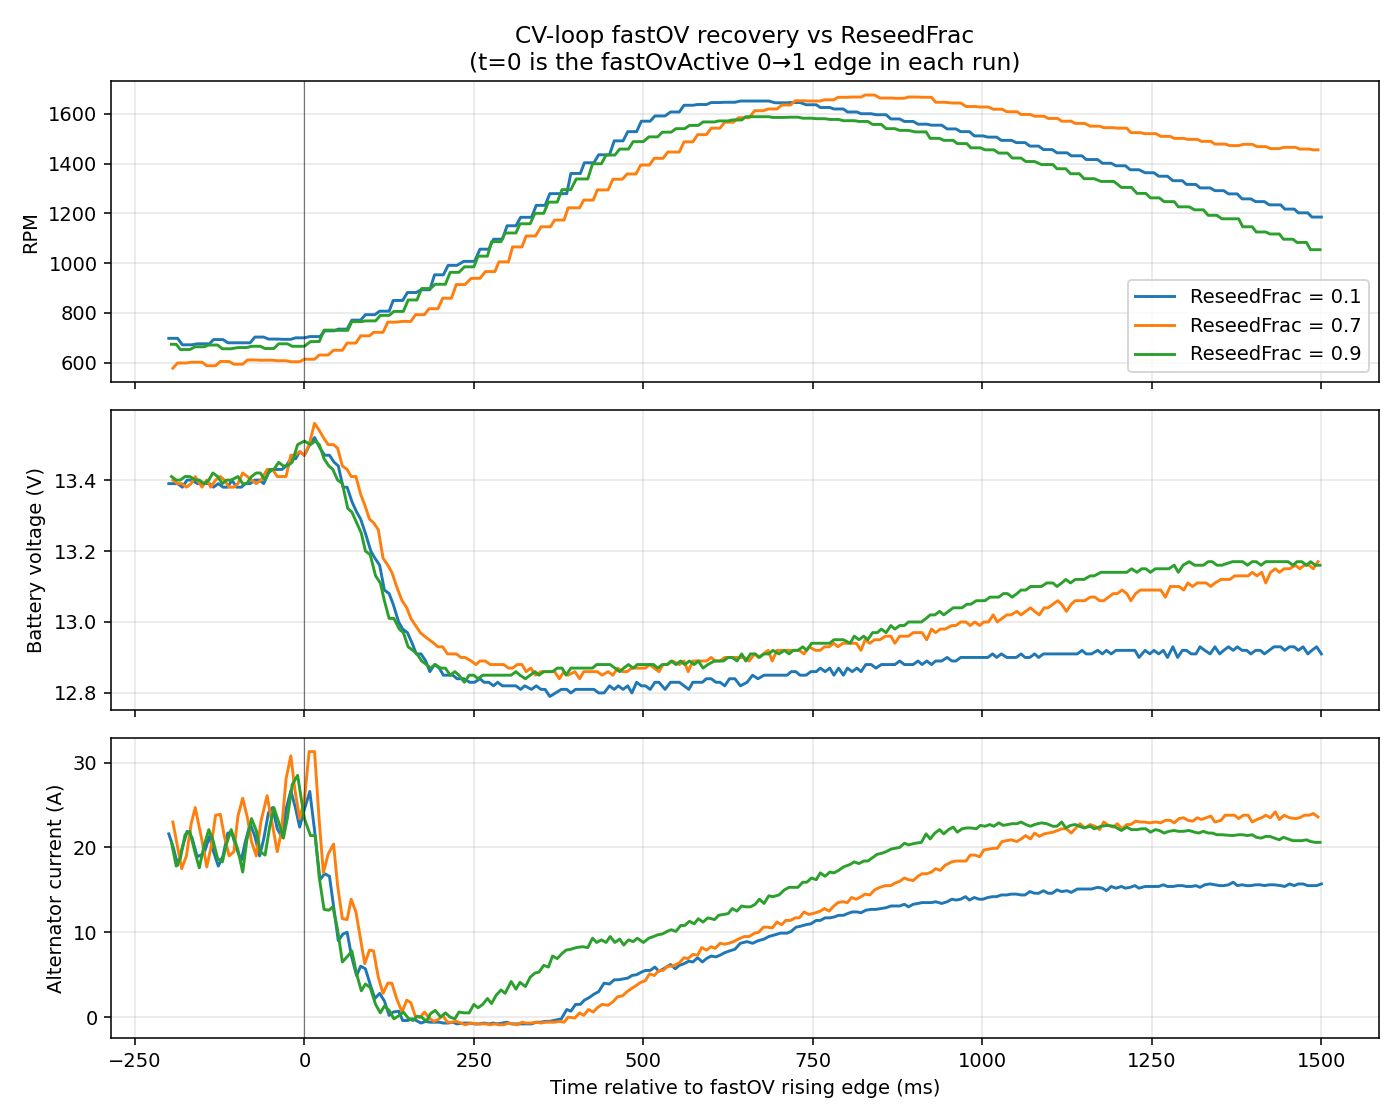

This figure's Python source:
"""
Compare CV-loop fastOV recovery across runs with different ReseedFrac values.

Aligns each file by the rising edge of fastOvActive (t=0 = first sample where
fastOvActive goes 0 -> 1) and plots RPM, battery voltage, and alternator
current vs time for each run on shared time axes.

Also prints the observed reseed ratio per file (post-release cv_I / pre-event cv_I)
so the label you assign matches what the data actually shows. Useful when the
shipped firmware default changes and old captures might not be what the filename suggests.

Run:
    cd /Users/joeceo/Documents/Arduino/Xregulator && \
    "$HOME/Documents/Xeng_Python_Venvs/tk/bin/python" \
    "Python Post Processing Scripts/plot_reseed_compare.py"

Edit FILES below to add/remove runs or change labels.
"""

import csv
from pathlib import Path
import matplotlib.pyplot as plt

# ---------------------------------------------------------------------------
# Edit this list. Each entry is (path, label). The script will verify the
# observed reseed ratio matches the label and warn if it does not.
# ---------------------------------------------------------------------------
FILES = [
    ("/Users/joeceo/Downloads/cvlog_20260523_1313_1.5s_6s.csv", "ReseedFrac = 0.1"),
    ("/Users/joeceo/Downloads/FinalsMahbeidle_1s_10s.csv",      "ReseedFrac = 0.7"),
    ("/Users/joeceo/Downloads/Point9_4s_10s.csv",                "ReseedFrac = 0.9"),
]

# Plot window in milliseconds relative to fastOvActive rising edge.
T_PRE_MS  = 200    # how far before the trip to show
T_POST_MS = 1500   # how far after the trip to show


# CSV column indices (0-based). Schema is fixed for cvlog-style output.
COL_T_S       = 0
COL_BATTV     = 1
COL_CV_I      = 7
COL_IMEAS     = 11
COL_FAST_OV   = 13
COL_RPM       = 17


def load_run(path):
    """Read a cvlog CSV and return a dict of parallel lists."""
    t, battV, iMeas, rpm, cv_I, fastOv = [], [], [], [], [], []
    with open(path, newline="") as f:
        for row in csv.reader(f):
            if not row or row[0].startswith("#") or row[0] == "t_s":
                continue
            try:
                t.append(float(row[COL_T_S]))
                battV.append(float(row[COL_BATTV]))
                iMeas.append(float(row[COL_IMEAS]))
                rpm.append(float(row[COL_RPM]))
                cv_I.append(float(row[COL_CV_I]))
                fastOv.append(int(row[COL_FAST_OV]))
            except (ValueError, IndexError):
                continue
    return dict(t=t, battV=battV, iMeas=iMeas, rpm=rpm, cv_I=cv_I, fastOv=fastOv)


def find_event_index(fastOv):
    """First index where fastOvActive goes 0 -> 1. None if no event."""
    for i in range(1, len(fastOv)):
        if fastOv[i] == 1 and fastOv[i - 1] == 0:
            return i
    return None


def find_release_index(fastOv, start):
    """First index >= start where fastOvActive is 0 again."""
    for i in range(start, len(fastOv)):
        if fastOv[i] == 0:
            return i
    return None


def observed_seed_ratio(run, evt_idx):
    """Pre-event cv_I = sample immediately before the trip.
    Post-release cv_I = first sample after fastOv returns to 0.
    Ratio = post / pre.
    """
    pre = run["cv_I"][evt_idx - 1] if evt_idx > 0 else float("nan")
    rel_idx = find_release_index(run["fastOv"], evt_idx)
    post = run["cv_I"][rel_idx] if rel_idx is not None else float("nan")
    ratio = post / pre if pre > 0 else float("nan")
    return pre, post, ratio


def align_and_window(run, evt_idx):
    """Return a sub-run with t in milliseconds relative to event index,
    windowed to [-T_PRE_MS, +T_POST_MS]."""
    t0 = run["t"][evt_idx]
    t_ms = [(t - t0) * 1000.0 for t in run["t"]]
    out = {k: [] for k in run}
    out["t_ms"] = []
    for i, tm in enumerate(t_ms):
        if -T_PRE_MS <= tm <= T_POST_MS:
            out["t_ms"].append(tm)
            for k in ("battV", "iMeas", "rpm", "cv_I", "fastOv"):
                out[k].append(run[k][i])
    return out


def main():
    runs = []
    print("=" * 78)
    print(f"{'file':40s} {'pre cv_I':>10s} {'post cv_I':>10s} {'ratio':>8s}")
    print("-" * 78)
    for path, label in FILES:
        run = load_run(path)
        evt = find_event_index(run["fastOv"])
        if evt is None:
            print(f"{Path(path).name:40s}  (no fastOvActive rising edge found — skipped)")
            continue
        pre, post, ratio = observed_seed_ratio(run, evt)
        windowed = align_and_window(run, evt)
        runs.append((label, windowed, ratio))
        print(f"{Path(path).name:40s} {pre:10.2f} {post:10.2f} {ratio:8.3f}")
    print("=" * 78)
    print("If any 'ratio' does not match the label you assigned in FILES, fix the label.")
    print()

    if not runs:
        print("No usable runs. Exiting.")
        return

    fig, (ax_rpm, ax_v, ax_i) = plt.subplots(3, 1, figsize=(10, 8), sharex=True)

    for label, w, ratio in runs:
        ax_rpm.plot(w["t_ms"], w["rpm"],   label=label)
        ax_v.plot  (w["t_ms"], w["battV"], label=label)
        ax_i.plot  (w["t_ms"], w["iMeas"], label=label)

    for ax in (ax_rpm, ax_v, ax_i):
        ax.axvline(0, color="black", linewidth=0.6, alpha=0.5)
        ax.grid(True, alpha=0.3)

    ax_rpm.set_ylabel("RPM")
    ax_v.set_ylabel("Battery voltage (V)")
    ax_i.set_ylabel("Alternator current (A)")
    ax_i.set_xlabel("Time relative to fastOV rising edge (ms)")

    ax_rpm.set_title("CV-loop fastOV recovery vs ReseedFrac\n(t=0 is the fastOvActive 0→1 edge in each run)")
    ax_rpm.legend(loc="lower right")

    fig.tight_layout()
    out_path = Path(__file__).parent / "plot_reseed_compare.png"
    fig.savefig(out_path, dpi=140)
    print(f"Saved figure to {out_path}")
    plt.show()


if __name__ == "__main__":
    main()
